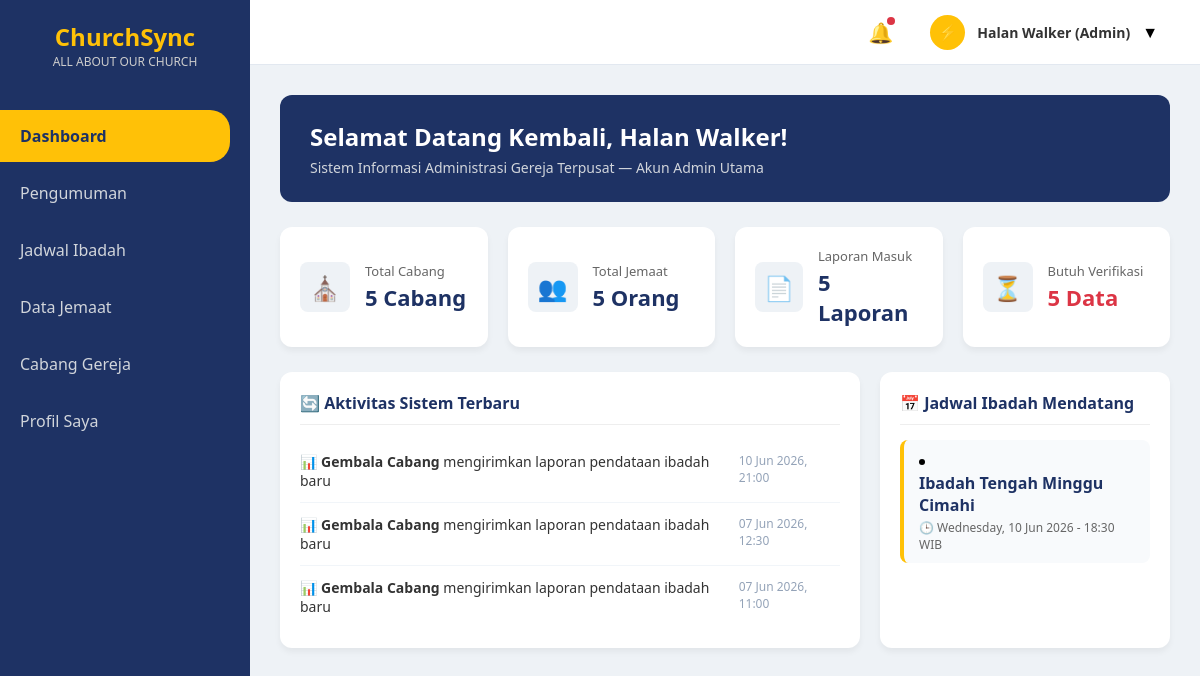
The page /admin/dashboard_admin.php (signed in) on the database as committed earlier.
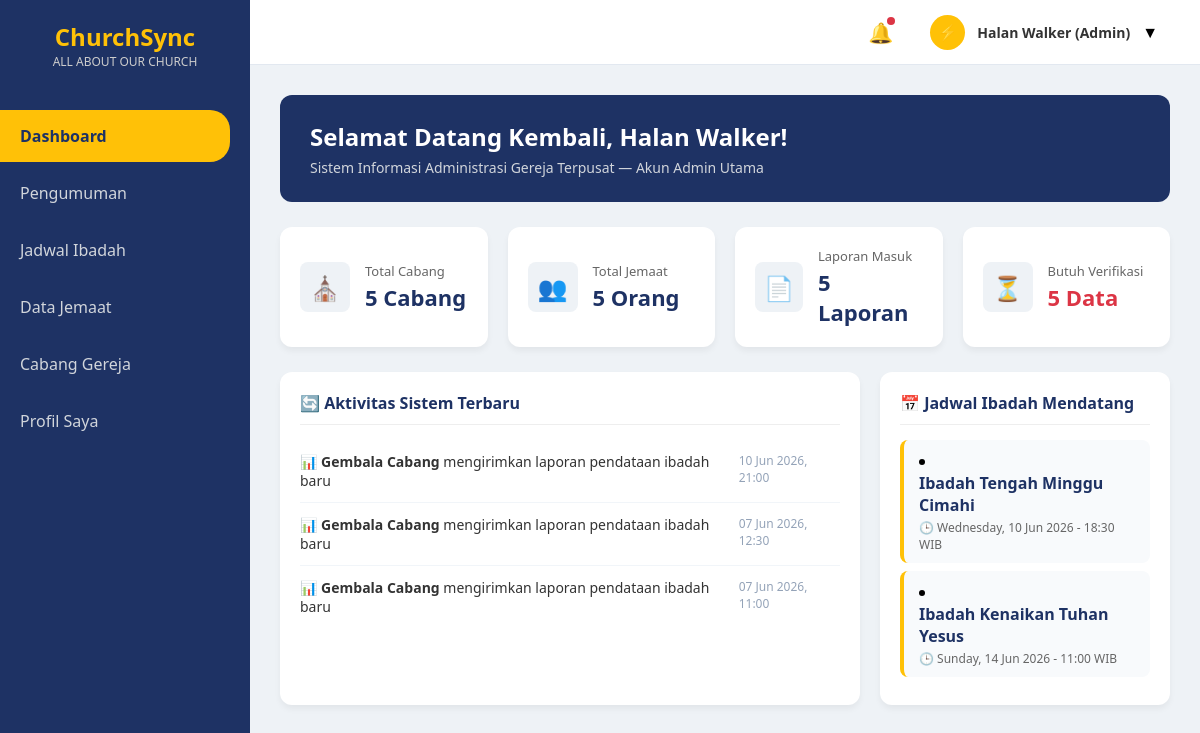
The same page on the database as committed later.
### tables this page shows
CREATE TABLE `jadwal_ibadah` (
  `id_jadwal` int(10) NOT NULL AUTO_INCREMENT,
  `kategori_ibadah` varchar(255) NOT NULL,
  `waktu_pelaksanaan` datetime(6) NOT NULL,
  `id_cabang` int(11) NOT NULL,
  PRIMARY KEY (`id_jadwal`)
);

### admin/dashboard_admin.php (the view, shortened to what this page needs)
<?php
include '../koneksi.php';
$query_cabang = mysqli_query($conn, "SELECT COUNT(*) as total_cabang FROM cabang_gereja");
$data_cabang = mysqli_fetch_assoc($query_cabang);
$query_jemaat = mysqli_query($conn, "SELECT COUNT(*) as total_jemaat FROM jemaat");
$data_jemaat = mysqli_fetch_assoc($query_jemaat);
$query_laporan = mysqli_query($conn, "SELECT COUNT(*) as total_laporan FROM pendataan");
$data_laporan = mysqli_fetch_assoc($query_laporan);
$query_jadwal_terdekat = mysqli_query($conn, "
    SELECT kategori_ibadah, waktu_pelaksanaan
    FROM jadwal_ibadah
    WHERE waktu_pelaksanaan >= NOW()
    ORDER BY waktu_pelaksanaan ASC
    LIMIT 3
");
$query_aktivitas = mysqli_query($conn, "
    (SELECT 'laporan' AS tipe, waktu_pelaporan AS waktu, 'Gembala Cabang' AS aktor, 'mengirimkan laporan pendataan ibadah baru' AS aksi
     FROM pendataan)
    UNION
    (SELECT 'update' AS tipe, temp_update_jemaat.tanggal_pengajuan AS waktu, jemaat.nama_lengkap AS aktor, 'mengajukan perubahan data profil' AS aksi
     FROM temp_update_jemaat
     JOIN jemaat ON temp_update_jemaat.id_jemaat = jemaat.id_jemaat)
    ORDER BY waktu DESC
    LIMIT 3
");
?>
<!DOCTYPE html>
<html lang="id">
<head>
    <link rel="stylesheet" href="../style.css">
</head>
<body>
    <div class="sidebar">
        <div class="sidebar-logo">ChurchSync<span>ALL ABOUT OUR CHURCH</span></div>
        <nav>
            <a href="dashboard_admin.php" class="nav-link active">Dashboard</a>
            <a href="pengumuman_admin.php" class="nav-link">Pengumuman</a>
            <a href="jadwal_admin_up.php" class="nav-link">Jadwal Ibadah</a>
            <a href="data_jemaat_admin.php" class="nav-link">Data Jemaat</a>
            <a href="cabang_admin.php" class="nav-link">Cabang Gereja</a>
            <a href="profil_admin.php" class="nav-link">Profil Saya</a>
        </nav>
    </div>
    <div class="content-wrapper">
        <div class="top-navbar">
            <div class="navbar-right">
                <div class="noti-icon">
                    🔔<span class="noti-badge"></span>
                </div>
                <div class="user-profile-dropdown">
                    <div class="nav-avatar">⚡</div>
                    <div class="nav-user-name"><?= $_SESSION['nama_lengkap']; ?> (Admin)</div>
                    ▼
                </div>
            </div>
        </div>
        <div class="main-content">
            <div class="admin-banner">
                <h2>Selamat Datang Kembali, <?= $_SESSION['nama_lengkap']; ?>!</h2>
                <p>Sistem Informasi Administrasi Gereja Terpusat — Akun Admin Utama</p>
            </div>
            <div class="stat-grid-4">
                <div class="stat-card-admin">
                    <div class="icon-box-admin">⛪</div>
                    <div class="data-box-admin">
                        <p>Total Cabang</p>
                        <h3><?= $data_cabang['total_cabang']; ?> Cabang</h3>
                    </div>
                </div>
                <div class="stat-card-admin">
                    <div class="icon-box-admin">👥</div>
                    <div class="data-box-admin">
                        <p>Total Jemaat</p>
                        <h3><?= $data_jemaat['total_jemaat']; ?> Orang</h3>
                    </div>
                </div>
                <div class="stat-card-admin">
                    <div class="icon-box-admin">📄</div>
                    <div class="data-box-admin">
                        <p>Laporan Masuk</p>
                        <h3><?= $data_laporan['total_laporan']; ?> Laporan</h3>
                    </div>
                </div>
                <div class="stat-card-admin">
                    <div class="icon-box-admin">⏳</div>
                    <div class="data-box-admin">
                        <p>Butuh Verifikasi</p>
                        <h3 style="color: #dc3545;">5 Data</h3>
                    </div>
                </div>
            </div>
            <div class="grid-two-column">
                <div class="card-admin">
                    <div class="card-admin-header">🔄 Aktivitas Sistem Terbaru</div>
                    <ul class="recent-activity-list">
                        <?php if (mysqli_num_rows($query_aktivitas) == 0) : ?>
                            <li style="justify-content: center; color: #94a3b8;">Belum ada aktivitas sistem terbaru.</li>
                        <?php else : ?>
                            <?php while ($row_act = mysqli_fetch_assoc($query_aktivitas)) : ?>
                                <li>
                                    <span>
                                        <?= $row_act['tipe'] == 'laporan' ? '📊' : '👤'; ?>
                                        <strong><?= $row_act['aktor']; ?></strong> <?= $row_act['aksi']; ?>
                                    </span>
                                    <span class="activity-time">
                                        <?= date('d M Y, H:i', strtotime($row_act['waktu'])); ?>
                                    </span>
                                </li>
                            <?php endwhile; ?>
                        <?php endif; ?>
                    </ul>
                </div>
                <div class="card-admin">
                    <div class="card-admin-header">📅 Jadwal Ibadah Mendatang</div>
                    <?php if (mysqli_num_rows($query_jadwal_terdekat) == 0) : ?>
                        <div style="text-align: center; color: #666; padding: 40px 0; background: #f8fafc; border-radius: 8px; font-size: 14px;">
                            [ Tidak ada jadwal ibadah terdekat ]
                        </div>
                    <?php else : ?>
                        <?php while ($row_jdwal = mysqli_fetch_assoc($query_jadwal_terdekat)) : ?>
                            <li style="background: #f8fafc; margin-bottom: 8px; padding: 10px 15px; border-radius: 8px; border-left: 4px solid var(--primary-yellow);">
                                <div>
                                    <strong style="color: var(--primary-blue); d-block;"><?= $row_jdwal['kategori_ibadah']; ?></strong>
                                    <div style="font-size: 12px; color: #666; margin-top: 3px;">
                                        🕒 <?= date('l, d M Y - H:i', strtotime($row_jdwal['waktu_pelaksanaan'])); ?> WIB
                                    </div>
                                </div>
                            </li>
                        <?php endwhile; ?>
                    <?php endif; ?>
                </div>
            </div>
        </div>
    </div>
</body>
</html>

### style.css (style rules this page uses)
:root { --primary-blue: #1e3264; --primary-yellow: #ffc107; --bg-light: #eef2f6; --card-bg: #ffffff; --text-dark: #333; --text-gray: #666; --tag-important: #dc3545; --tag-activity: #17a2b8; --tag-worship: #28a745; }
* { margin: 0; padding: 0; box-sizing: border-box; font-family: 'Segoe UI', Tahoma, Geneva, Verdana, sans-serif; }
body { display: flex; background-color: var(--bg-light); height: 100vh; }
.sidebar { width: 250px; background-color: var(--primary-blue); color: white; display: flex; flex-direction: column; padding: 20px 0; }
.sidebar-logo { text-align: center; font-size: 24px; font-weight: bold; color: var(--primary-yellow); margin-bottom: 40px; }
.sidebar-logo span { display: block; font-size: 12px; color: #ccc; font-weight: normal; }
.nav-link { padding: 15px 20px; color: #d1d5db; text-decoration: none; display: block; transition: 0.3s; margin-bottom: 5px; }
.nav-link:hover, .nav-link.active { background-color: var(--primary-yellow); color: var(--primary-blue); font-weight: bold; border-radius: 0 20px 20px 0; margin-right: 20px; }
.main-content { flex: 1; padding: 30px; overflow-y: auto; }
.content-wrapper { flex: 1; display: flex; flex-direction: column; height: 100vh; overflow: hidden; }
.top-navbar { height: 65px; background-color: #ffffff; display: flex; justify-content: flex-end; align-items: center; padding: 0 30px; border-bottom: 1px solid #e2e8f0; flex-shrink: 0; }
.navbar-right { display: flex; align-items: center; gap: 25px; }
.noti-icon { font-size: 20px; cursor: pointer; position: relative; user-select: none; }
.noti-badge { position: absolute; top: -2px; right: -2px; width: 8px; height: 8px; background-color: #dc3545; border-radius: 50%; }
.user-profile-dropdown { position: relative; display: flex; align-items: center; gap: 12px; cursor: pointer; padding: 6px 12px; border-radius: 8px; transition: 0.3s; user-select: none; }
.nav-avatar { width: 35px; height: 35px; background-color: var(--primary-yellow); border-radius: 50%; display: flex; align-items: center; justify-content: center; font-size: 16px; }
.nav-user-name { font-size: 14px; font-weight: 600; color: var(--text-dark); }

### admin/dashboard_admin.php (style rules this page uses)
.admin-banner { background-color: var(--primary-blue); border-radius: 12px; padding: 25px 30px; color: white; margin-bottom: 25px; }
.admin-banner h2 { margin-bottom: 5px; }
.admin-banner p { color: #d1d5db; font-size: 14px; }
.stat-grid-4 { display: grid; grid-template-columns: repeat(4, 1fr); gap: 20px; margin-bottom: 25px; }
.stat-card-admin { background-color: white; border-radius: 12px; padding: 20px; display: flex; align-items: center; gap: 15px; box-shadow: 0 4px 6px rgba(0, 0, 0, 0.05); }
.icon-box-admin { width: 50px; height: 50px; background-color: #eef2f6; border-radius: 8px; display: flex; align-items: center; justify-content: center; font-size: 24px; }
.data-box-admin p { font-size: 13px; color: #666; margin-bottom: 2px; }
.data-box-admin h3 { font-size: 22px; color: var(--primary-blue); }
.grid-two-column { display: grid; grid-template-columns: 2fr 1fr; gap: 20px; }
.card-admin { background-color: white; border-radius: 12px; padding: 20px; box-shadow: 0 4px 6px rgba(0, 0, 0, 0.05); }
.card-admin-header { font-weight: bold; color: var(--primary-blue); margin-bottom: 15px; border-bottom: 1px solid #eee; padding-bottom: 10px; }
.recent-activity-list { list-style: none; }
.recent-activity-list li { padding: 12px 0; border-bottom: 1px solid #f1f5f9; font-size: 14px; color: var(--text-dark); display: flex; justify-content: space-between; }
.recent-activity-list li:last-child { border-bottom: none; }
.activity-time { color: #94a3b8; font-size: 12px; }

Rows that differ between the two databases and show on the page:
added jadwal_ibadah: kategori_ibadah "Ibadah Kenaikan Tuhan Yesus", waktu_pelaksanaan "Sunday, 14 Jun 2026 - 11:00"
